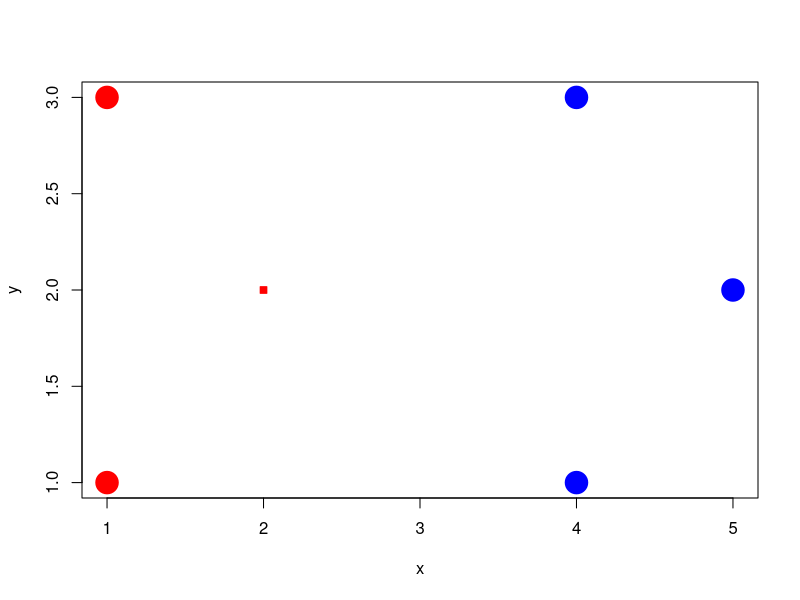

Source code (R):
#метрика
EM <- function(u, v) {
  return(sqrt(sum((u - v) ^ 2)))
}

#линейка
ruler <- function(z, feature_matrix, metric_function = EM) {
  n <- dim(feature_matrix)[2]
  l <- dim(feature_matrix)[1]
  distances <- matrix(NA, l, 2)
  for(i in 1:l) {
    distances[i,] <- c(i, metric_function(feature_matrix[i,1:n], z))
  }
  distances <- distances[order(distances[,2]),]
  return(distances)
}

kwNN <- function(feature_matrix, labels, z, k, q) {
  distances <- ruler(z, feature_matrix)
  cnt <- c("a" = 0, "b" = 0)

  for (i in 1:k) {
    class <- labels[distances[i,1]]
    cnt[class] <- cnt[class] + q ^ i
  }
return(which.max(cnt))
}

kNN <- function(feature_matrix, labels, z, k) {
  distances <- ruler(z, feature_matrix)
  cnt <- c("a" = 0, "b" = 0)

  for (i in 1:k) {
    class <- labels[distances[i,1]]
    cnt[class] <- cnt[class] + 1
  }
return(which.max(cnt))
}

x <- vector()
y <- vector()
x[1] <- 1
x[2] <- 1
x[3] <- 4
x[4] <- 5
x[5] <- 4

y[1] <- 1
y[2] <- 3
y[3] <- 1
y[4] <- 2
y[5] <- 3

class <- vector()
class[1] <- "a"
class[2] <- "a"
class[3] <- "b"
class[4] <- "b"
class[5] <- "b"

feature_matrix <- cbind(x, y)
feature_matrix

colors <- c("a" = "red", "b" = "blue")
plot(x, y, pch = 21, col = colors[class], bg = colors[class], cex = 3)

z <- c(1, 2)
cl1 <- kNN(feature_matrix, class, z, 5)
cl2 <- kwNN(feature_matrix, class, z, 5, 0.6)
points(z, pch = 22, col = colors[cl2], bg = colors[cl2])